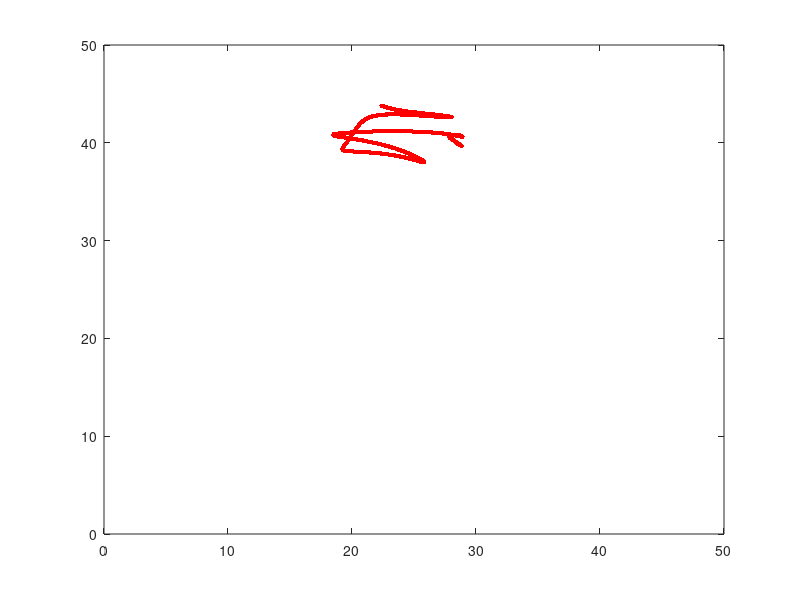

Here is the MATLAB script that generated this plot:
clear;
close all

% load('./traj_log/uppercase/trace2/B_2.mat');
load('./test_traj_5.mat');
n_sample = length(traj);

cent_left = [0 0];
cent_right = [41 0];

plot(cent_left(1),cent_left(2),'k.','MarkerSize',20);hold on
plot(cent_right(1),cent_right(2),'k.','MarkerSize',20);hold on

for j = 1:1:n_sample
    for i = 1:1:length(traj{1,j})
        x = traj{1,j}{1,i}(:,1);
        y = traj{1,j}{1,i}(:,2);
        plot(x, y, 'r.','MarkerSize',10);
        xlim([0 50]);ylim([0 50]);
        i
        hold off
        waitforbuttonpress();
    end
%     hold off
end